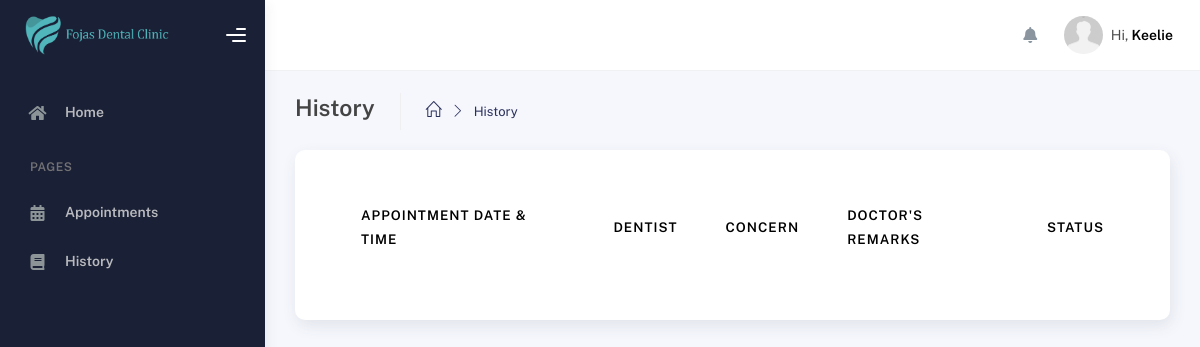
The app's page /modules/patients/history.php (signed in), older data.
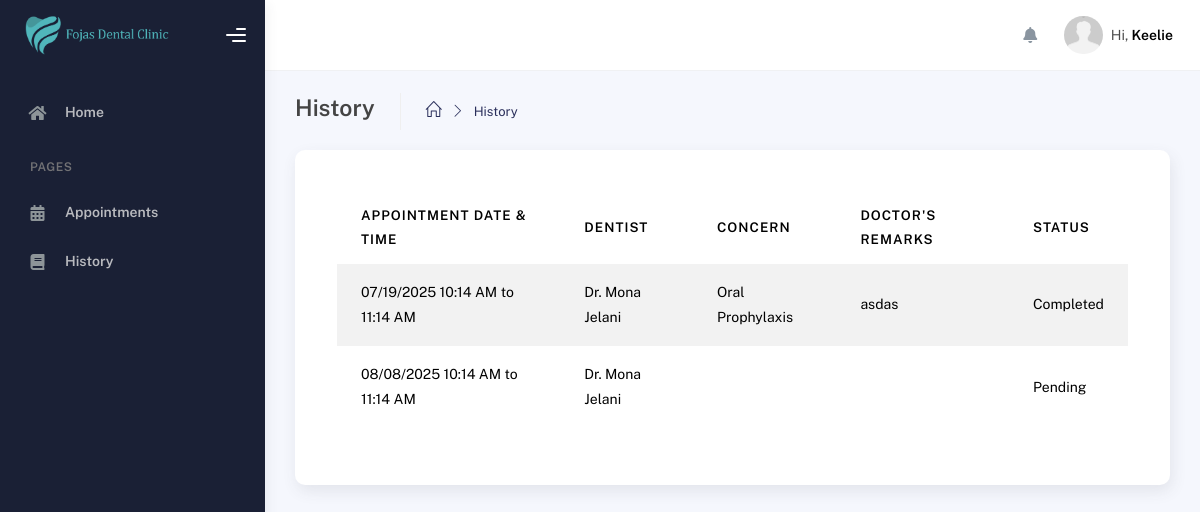
The same page, newer data.
### tables this page shows
CREATE TABLE `appointments` (
  `id` int(11) NOT NULL,
  `user_id` int(11) NOT NULL,
  `user_id_patient` int(11) NOT NULL,
  `appointment_id` int(110) NOT NULL,
  `concern` varchar(255) NOT NULL,
  `confirmed` int(11) NOT NULL,
  `appointment_time` varchar(100) NOT NULL,
  `appointment_date` varchar(100) NOT NULL,
  `date_created` date NOT NULL,
  `date_updated` date NOT NULL,
  `remarks` varchar(255) DEFAULT NULL,
  `walk_in` int(11) DEFAULT NULL
);

CREATE TABLE `users` (
  `id` int(11) NOT NULL,
  `user_id` int(100) NOT NULL,
  `role_id` int(11) NOT NULL,
  `first_name` varchar(250) NOT NULL,
  `middle_name` varchar(255) NOT NULL,
  `last_name` varchar(255) NOT NULL,
  `mobile_number` varchar(255) NOT NULL,
  `email` varchar(255) DEFAULT NULL,
  `password` varchar(255) NOT NULL,
  `date_of_birth` date NOT NULL,
  `date_created` date NOT NULL,
  `date_updated` date NOT NULL,
  `token` varchar(255) DEFAULT NULL,
  `address` varchar(255) DEFAULT NULL,
  `otp` varchar(100) DEFAULT NULL
);

### modules/patients/history.php (the view, shortened to what this page needs)
<?php
include('../../connection/connection.php');
$user_id_patients = $_SESSION['user_id'];
?>
<!DOCTYPE html>
<html lang="en">
<head>
    <?php include '../../includes/styles.php'; ?>
</head>
<body>
    <div class="wrapper">
      <?php include '../../includes/sidebar.php'; ?>
      <div class="main-panel">
        <?php include '../../includes/topbar.php'; ?>
        <div class="container">
          <div class="page-inner">
            <div class="page-header">
              <span class="d-flex justify-content-between align-items-center w-100">
                    <span class="d-flex">
                        <h4 class="page-title">History</h4>
                        <ul class="breadcrumbs d-flex justify-items-center align-items-center">
                            <li class="nav-home">
                            <a href="dashboard.php">
                                <i class="icon-home"></i>
                            </a>
                            </li>
                            <li class="separator">
                            <i class="icon-arrow-right"></i>
                            </li>
                            <li class="nav-item">
                            <a href="#">History</a>
                            </li>
                        </ul>
                    </span>
                </span>
            </div>
            <div class="page-category">
                <div class="card p-5">
                  <div class="table-responsive">
                    <table class="display table table-striped table-hover" id="dataTable">
                      <thead>
                        <tr>
                            <th>Appointment Date & Time</th>
                            <th>Dentist</th>
                            <th>Concern</th>
                            <th>Doctor's Remarks</th>
                            <th>Status</th>
                        </tr>
                      </thead>
                      <tbody>
                        <?php
                          $query_appointments = "SELECT appointments.user_id, appointments.user_id_patient, appointments.concern, appointments.appointment_date, users.first_name, users.middle_name, users.last_name, schedule.start_time, schedule.end_time, appointments.confirmed, appointments.remarks , appointments.appointment_time
                          FROM appointments
                          LEFT JOIN users
                          ON
                          appointments.user_id = users.user_id
                          LEFT JOIN schedule
                          ON appointments.user_id = schedule.user_id WHERE appointments.user_id_patient =  '$user_id_patients'";
                          $run_appointments = mysqli_query($conn,$query_appointments);
                          if(mysqli_num_rows($run_appointments) > 0){
                              foreach($run_appointments as $row_appointment){
                                  ?>
                                  <tr>
                                      <td><?php echo $row_appointment['appointment_date']. " " . $row_appointment['appointment_time']?></td>
                                      <td>Dr. <?php echo $row_appointment['first_name'] . " " . $row_appointment['last_name']?></td>
                                  <td><?php echo $row_appointment['concern']?></td>
                                  <td><?php echo $row_appointment['remarks']?></td>
                                  <td>
                                    <?php
                                      if($row_appointment['confirmed'] === '1'){
                                        echo "Completed";
                                      }elseif($row_appointment['confirmed'] === '2'){
                                        echo "Cancelled";
                                      }elseif($row_appointment['confirmed'] === '3') {
                                        echo "Pending";
                                      }else{
                                        echo "Pending";
                                      }
                                    ?>
                                  </td>
                                  </tr>
                                  <?php
                              }
                          }
                          ?>
                      </tbody>
                  </table>
                  </div>
                </div>
            </div>
          </div>
        </div>
      </div>
    </div>
    <?php include "../../includes/scripts.php"; ?>
</body>
</html>

Row changes from the older to the newer data that the page shows:
added appointments: appointment_date "07/19/2025", appointment_time "10:14 AM to 11:14 AM", users.first_name "Mona", users.last_name "Jelani", concern "Oral Prophylaxis", remarks "asdas", confirmed "Completed"
added appointments: appointment_date "08/08/2025", appointment_time "10:14 AM to 11:14 AM", users.first_name "Mona", users.last_name "Jelani", confirmed "Pending"
